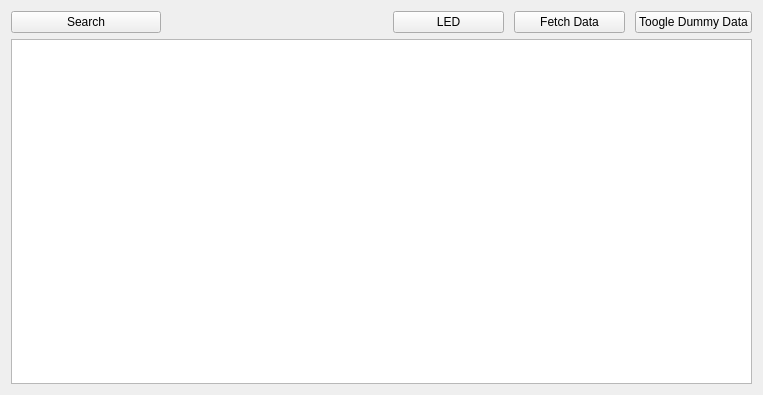
<?xml version="1.0" encoding="UTF-8"?>
<ui version="4.0">
 <class>MainGui</class>
 <widget class="QWidget" name="MainGui">
  <property name="geometry">
   <rect>
    <x>0</x>
    <y>0</y>
    <width>763</width>
    <height>395</height>
   </rect>
  </property>
  <property name="sizePolicy">
   <sizepolicy hsizetype="MinimumExpanding" vsizetype="MinimumExpanding">
    <horstretch>0</horstretch>
    <verstretch>0</verstretch>
   </sizepolicy>
  </property>
  <property name="minimumSize">
   <size>
    <width>280</width>
    <height>250</height>
   </size>
  </property>
  <property name="autoFillBackground">
   <bool>false</bool>
  </property>
  <layout class="QVBoxLayout" name="verticalLayout">
   <item>
    <layout class="QHBoxLayout" name="buttonLayout" stretch="10,10,5,5,0">
     <property name="spacing">
      <number>10</number>
     </property>
     <property name="leftMargin">
      <number>0</number>
     </property>
     <item>
      <widget class="QPushButton" name="butten_Search">
       <property name="sizePolicy">
        <sizepolicy hsizetype="Fixed" vsizetype="Fixed">
         <horstretch>0</horstretch>
         <verstretch>0</verstretch>
        </sizepolicy>
       </property>
       <property name="minimumSize">
        <size>
         <width>30</width>
         <height>10</height>
        </size>
       </property>
       <property name="maximumSize">
        <size>
         <width>150</width>
         <height>32</height>
        </size>
       </property>
       <property name="text">
        <string>Search</string>
       </property>
      </widget>
     </item>
     <item>
      <spacer name="horizontalSpacer">
       <property name="orientation">
        <enum>Qt::Horizontal</enum>
       </property>
       <property name="sizeHint" stdset="0">
        <size>
         <width>40</width>
         <height>20</height>
        </size>
       </property>
      </spacer>
     </item>
     <item>
      <widget class="QPushButton" name="button_LED">
       <property name="maximumSize">
        <size>
         <width>150</width>
         <height>32</height>
        </size>
       </property>
       <property name="text">
        <string>LED</string>
       </property>
      </widget>
     </item>
     <item>
      <widget class="QPushButton" name="button_Data">
       <property name="maximumSize">
        <size>
         <width>150</width>
         <height>32</height>
        </size>
       </property>
       <property name="text">
        <string>Fetch Data</string>
       </property>
      </widget>
     </item>
     <item>
      <widget class="QPushButton" name="button_dummyData">
       <property name="text">
        <string>Toogle Dummy Data</string>
       </property>
      </widget>
     </item>
    </layout>
   </item>
   <item>
    <widget class="QTextBrowser" name="textBrowser">
     <property name="minimumSize">
      <size>
       <width>100</width>
       <height>100</height>
      </size>
     </property>
    </widget>
   </item>
  </layout>
 </widget>
 <layoutdefault spacing="6" margin="11"/>
 <resources/>
 <connections/>
</ui>
